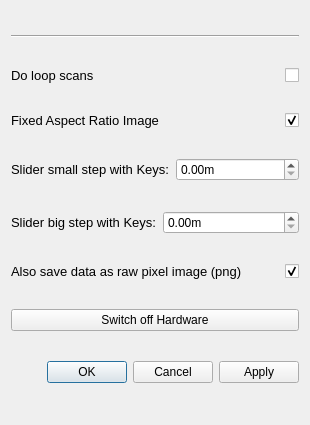
<?xml version="1.0" encoding="UTF-8"?>
<ui version="4.0">
 <class>SettingsDialog</class>
 <widget class="QDialog" name="SettingsDialog">
  <property name="geometry">
   <rect>
    <x>0</x>
    <y>0</y>
    <width>310</width>
    <height>425</height>
   </rect>
  </property>
  <property name="windowTitle">
   <string>qudi: Scanner 3D - Settings</string>
  </property>
  <layout class="QVBoxLayout" name="verticalLayout">
   <item>
    <widget class="Line" name="line">
     <property name="orientation">
      <enum>Qt::Horizontal</enum>
     </property>
    </widget>
   </item>
   <item>
    <layout class="QHBoxLayout" name="horizontalLayout_3">
     <item>
      <widget class="QLabel" name="label_3">
       <property name="font">
        <font>
         <pointsize>10</pointsize>
        </font>
       </property>
       <property name="toolTip">
        <string>&lt;html&gt;&lt;head/&gt;&lt;body&gt;&lt;p&gt;The aspect ratio will be fixed to 1:1 if checked. If not the scan will be stretched to the available area in the XY scan. &lt;/p&gt;&lt;/body&gt;&lt;/html&gt;</string>
       </property>
       <property name="text">
        <string>Do loop scans</string>
       </property>
      </widget>
     </item>
     <item>
      <widget class="QCheckBox" name="loop_scan_CheckBox">
       <property name="enabled">
        <bool>true</bool>
       </property>
       <property name="sizePolicy">
        <sizepolicy hsizetype="Expanding" vsizetype="Fixed">
         <horstretch>0</horstretch>
         <verstretch>0</verstretch>
        </sizepolicy>
       </property>
       <property name="maximumSize">
        <size>
         <width>50</width>
         <height>16777215</height>
        </size>
       </property>
       <property name="toolTip">
        <string>Scan continuously (automatically restart at the end of a scan).  This is useful for photo-bleaching a sample.</string>
       </property>
       <property name="accessibleDescription">
        <string/>
       </property>
       <property name="layoutDirection">
        <enum>Qt::RightToLeft</enum>
       </property>
       <property name="autoFillBackground">
        <bool>false</bool>
       </property>
       <property name="text">
        <string notr="true"/>
       </property>
       <property name="checked">
        <bool>false</bool>
       </property>
      </widget>
     </item>
    </layout>
   </item>
   <item>
    <layout class="QHBoxLayout" name="horizontalLayout_10">
     <item>
      <widget class="QLabel" name="label_7">
       <property name="font">
        <font>
         <pointsize>10</pointsize>
        </font>
       </property>
       <property name="toolTip">
        <string>&lt;html&gt;&lt;head/&gt;&lt;body&gt;&lt;p&gt;The aspect ratio will be fixed to 1:1 if checked. If not the scan will be stretched to the available area in the XY scan. &lt;/p&gt;&lt;/body&gt;&lt;/html&gt;</string>
       </property>
       <property name="text">
        <string>Fixed Aspect Ratio Image</string>
       </property>
      </widget>
     </item>
     <item>
      <widget class="QCheckBox" name="fixed_aspect_checkBox">
       <property name="enabled">
        <bool>true</bool>
       </property>
       <property name="sizePolicy">
        <sizepolicy hsizetype="Expanding" vsizetype="Fixed">
         <horstretch>0</horstretch>
         <verstretch>0</verstretch>
        </sizepolicy>
       </property>
       <property name="maximumSize">
        <size>
         <width>50</width>
         <height>16777215</height>
        </size>
       </property>
       <property name="toolTip">
        <string>&lt;html&gt;&lt;head/&gt;&lt;body&gt;&lt;p&gt;&lt;span style=&quot; font-size:10pt;&quot;&gt;The aspect ratio will be fixed to 1:1 if checked. If not the scan will be stretched to the available area in the scan. &lt;/span&gt;&lt;/p&gt;&lt;/body&gt;&lt;/html&gt;</string>
       </property>
       <property name="accessibleDescription">
        <string/>
       </property>
       <property name="layoutDirection">
        <enum>Qt::RightToLeft</enum>
       </property>
       <property name="autoFillBackground">
        <bool>false</bool>
       </property>
       <property name="text">
        <string notr="true"/>
       </property>
       <property name="checked">
        <bool>true</bool>
       </property>
       <property name="autoRepeatInterval">
        <number>110</number>
       </property>
      </widget>
     </item>
    </layout>
   </item>
   <item>
    <layout class="QHBoxLayout" name="horizontalLayout_5">
     <item>
      <widget class="QLabel" name="label_5">
       <property name="font">
        <font>
         <pointsize>10</pointsize>
        </font>
       </property>
       <property name="toolTip">
        <string>&lt;html&gt;&lt;head/&gt;&lt;body&gt;&lt;p&gt;Change the stepsize of a slider if you are using the keyboard to move the slider position. Here you can adjust the small steps for the crosshair move.&lt;br/&gt;The keyboard configuration is the following:&lt;br/&gt;ArrowLeft = Move -x&lt;br/&gt;ArrowRight = Move +x&lt;br/&gt;ArrowUp = Move +y&lt;br/&gt;ArrowDown = Move -y&lt;br/&gt;PageUp = Move +z&lt;br/&gt;PageDown = Move -z&lt;/p&gt;&lt;/body&gt;&lt;/html&gt;</string>
       </property>
       <property name="text">
        <string>Slider small step with Keys:</string>
       </property>
      </widget>
     </item>
     <item>
      <widget class="ScienDSpinBox" name="slider_small_step_DoubleSpinBox">
       <property name="toolTip">
        <string>&lt;html&gt;&lt;head/&gt;&lt;body&gt;&lt;p&gt;&lt;span style=&quot; font-size:10pt;&quot;&gt;Change the stepsize of a slider if you are using the keyboard to move the slider position. Here you can adjust the small steps for the crosshair move.&lt;/span&gt;&lt;/p&gt;&lt;/body&gt;&lt;/html&gt;</string>
       </property>
       <property name="suffix">
        <string>m</string>
       </property>
      </widget>
     </item>
    </layout>
   </item>
   <item>
    <layout class="QHBoxLayout" name="horizontalLayout_6">
     <item>
      <widget class="QLabel" name="label_6">
       <property name="font">
        <font>
         <pointsize>10</pointsize>
        </font>
       </property>
       <property name="toolTip">
        <string>&lt;html&gt;&lt;head/&gt;&lt;body&gt;&lt;p&gt;Change the stepsize of a slider if you are using the keyboard to move the slider position. Here you can adjust the big steps for the crosshair move.&lt;br/&gt;The keyboard configuration is the following:&lt;br/&gt;Ctrl + ArrowLeft = Move -x&lt;br/&gt;Ctrl + ArrowRight = Move +x&lt;br/&gt;Ctrl + ArrowUp = Move +y&lt;br/&gt;Ctrl + ArrowDown = Move -y&lt;br/&gt;Ctrl + PageUp = Move +z&lt;br/&gt;Ctrl + PageDown = Move -z&lt;/p&gt;&lt;/body&gt;&lt;/html&gt;</string>
       </property>
       <property name="text">
        <string>Slider big step with Keys:</string>
       </property>
      </widget>
     </item>
     <item>
      <widget class="ScienDSpinBox" name="slider_big_step_DoubleSpinBox">
       <property name="toolTip">
        <string>&lt;html&gt;&lt;head/&gt;&lt;body&gt;&lt;p&gt;&lt;span style=&quot; font-size:10pt;&quot;&gt;Change the stepsize of a slider if you are using the keyboard to move the slider position. Here you can adjust the big steps for the crosshair move.&lt;/span&gt;&lt;/p&gt;&lt;/body&gt;&lt;/html&gt;</string>
       </property>
       <property name="suffix">
        <string>m</string>
       </property>
      </widget>
     </item>
    </layout>
   </item>
   <item>
    <layout class="QHBoxLayout" name="horizontalLayout_8">
     <item>
      <widget class="QLabel" name="label_10">
       <property name="font">
        <font>
         <pointsize>10</pointsize>
        </font>
       </property>
       <property name="toolTip">
        <string>&lt;html&gt;&lt;head/&gt;&lt;body&gt;&lt;p&gt;If you use the image_save method in the menu bar of confocal, together with the svg file also a pure image file (without axis and everything, just the datapoints) are saved in a png image.&lt;/p&gt;&lt;/body&gt;&lt;/html&gt;</string>
       </property>
       <property name="text">
        <string>Also save data as raw pixel image (png)</string>
       </property>
      </widget>
     </item>
     <item>
      <widget class="QCheckBox" name="save_purePNG_checkBox">
       <property name="sizePolicy">
        <sizepolicy hsizetype="Expanding" vsizetype="Fixed">
         <horstretch>0</horstretch>
         <verstretch>0</verstretch>
        </sizepolicy>
       </property>
       <property name="maximumSize">
        <size>
         <width>50</width>
         <height>16777215</height>
        </size>
       </property>
       <property name="toolTip">
        <string>&lt;html&gt;&lt;head/&gt;&lt;body&gt;&lt;p&gt;&lt;span style=&quot; font-size:10pt;&quot;&gt;If you use the image_save method in the menu bar of confocal, together with the svg file also a pure image file (without axis and everything, just the datapoints) are saved in a png image.&lt;/span&gt;&lt;/p&gt;&lt;/body&gt;&lt;/html&gt;</string>
       </property>
       <property name="layoutDirection">
        <enum>Qt::RightToLeft</enum>
       </property>
       <property name="text">
        <string/>
       </property>
       <property name="checked">
        <bool>true</bool>
       </property>
      </widget>
     </item>
    </layout>
   </item>
   <item>
    <widget class="QPushButton" name="hardware_switch">
     <property name="toolTip">
      <string>&lt;html&gt;&lt;head/&gt;&lt;body&gt;&lt;p&gt;&lt;span style=&quot; font-size:10pt;&quot;&gt;This kills everything working on the nidaq. So I made this also more resilient to errors and made it come out of its locked state.&lt;/span&gt;&lt;/p&gt;&lt;p&gt;&lt;span style=&quot; font-size:10pt;&quot;&gt;Even if if throws numerous errors when trying, you can use everything normally after the hardware reset (just restart the counter twice).&lt;/span&gt;&lt;/p&gt;&lt;p&gt;&lt;span style=&quot; font-size:10pt;&quot;&gt;This also means that you should not touch qudi while running diqo since this will try to put the hardware focus back on qudi and will throw even more errors.&lt;/span&gt;&lt;/p&gt;&lt;/body&gt;&lt;/html&gt;</string>
     </property>
     <property name="text">
      <string>Switch off Hardware</string>
     </property>
    </widget>
   </item>
   <item>
    <widget class="QDialogButtonBox" name="buttonBox">
     <property name="orientation">
      <enum>Qt::Horizontal</enum>
     </property>
     <property name="standardButtons">
      <set>QDialogButtonBox::Apply|QDialogButtonBox::Cancel|QDialogButtonBox::Ok</set>
     </property>
    </widget>
   </item>
  </layout>
 </widget>
 <customwidgets>
  <customwidget>
   <class>ScienDSpinBox</class>
   <extends>QDoubleSpinBox</extends>
   <header>qtwidgets.scientific_spinbox.h</header>
  </customwidget>
 </customwidgets>
 <tabstops>
  <tabstop>loop_scan_CheckBox</tabstop>
  <tabstop>save_purePNG_checkBox</tabstop>
  <tabstop>hardware_switch</tabstop>
  <tabstop>buttonBox</tabstop>
 </tabstops>
 <resources/>
 <connections>
  <connection>
   <sender>buttonBox</sender>
   <signal>accepted()</signal>
   <receiver>SettingsDialog</receiver>
   <slot>accept()</slot>
   <hints>
    <hint type="sourcelabel">
     <x>248</x>
     <y>254</y>
    </hint>
    <hint type="destinationlabel">
     <x>157</x>
     <y>274</y>
    </hint>
   </hints>
  </connection>
  <connection>
   <sender>buttonBox</sender>
   <signal>rejected()</signal>
   <receiver>SettingsDialog</receiver>
   <slot>reject()</slot>
   <hints>
    <hint type="sourcelabel">
     <x>316</x>
     <y>260</y>
    </hint>
    <hint type="destinationlabel">
     <x>286</x>
     <y>274</y>
    </hint>
   </hints>
  </connection>
 </connections>
</ui>
